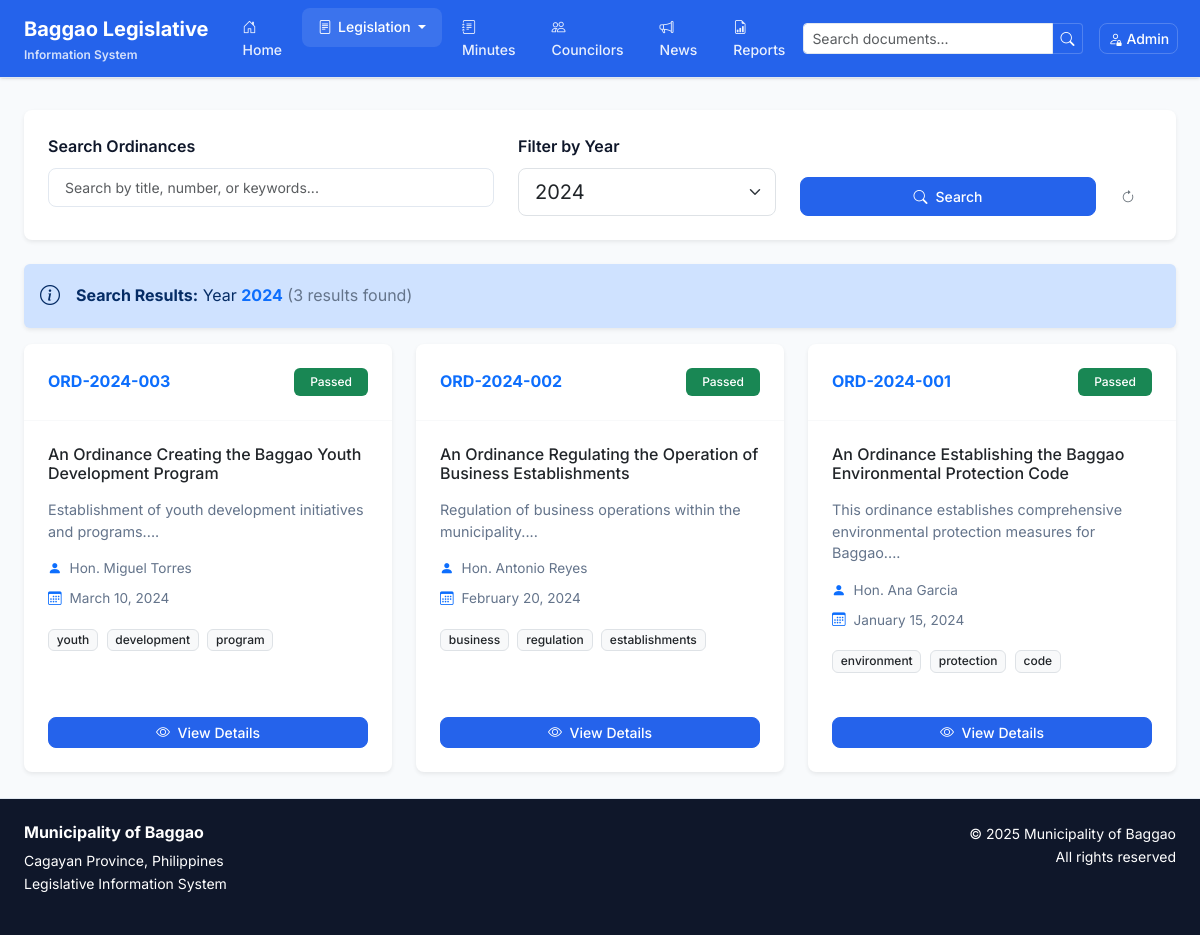
/ordinances?year=2024, run on the app's committed database.
### tables this page shows
CREATE TABLE `ordinances` (
  `id` int(11) NOT NULL,
  `ordinance_number` varchar(50) NOT NULL,
  `title` text NOT NULL,
  `author_id` int(11) NOT NULL,
  `date_passed` date NOT NULL,
  `status` enum('passed','pending','rejected') DEFAULT 'pending',
  `file_path` varchar(255) DEFAULT NULL,
  `summary` text DEFAULT NULL,
  `keywords` varchar(255) DEFAULT NULL,
  `created_at` timestamp NOT NULL DEFAULT current_timestamp(),
  `updated_at` timestamp NOT NULL DEFAULT current_timestamp() ON UPDATE current_timestamp()
);

CREATE TABLE `councilors` (
  `id` int(11) NOT NULL,
  `name` varchar(100) NOT NULL,
  `photo` varchar(255) DEFAULT NULL,
  `position` varchar(50) NOT NULL,
  `term_start` year(4) NOT NULL,
  `term_end` year(4) NOT NULL,
  `committees` text DEFAULT NULL,
  `contact_info` text DEFAULT NULL,
  `status` enum('active','inactive') DEFAULT 'active',
  `created_at` timestamp NOT NULL DEFAULT current_timestamp(),
  `updated_at` timestamp NOT NULL DEFAULT current_timestamp() ON UPDATE current_timestamp()
);

### core/Controller.php (called while the page is built, shortened)
<?php
class Controller {
    protected function loadView($view, $data = []) {
        extract($data);
        include "views/{$view}.php";
        include "views/layout.php";
    }
}
?>

### controllers/OrdinanceController.php (called while the page is built, shortened)
<?php
class OrdinanceController extends Controller {
    public function index() {
        $ordinanceModel = new Ordinance();
        $search = $_GET['search'] ?? '';
        $year = $_GET['year'] ?? '';
        if (!empty($search)) {
            $ordinances = $ordinanceModel->searchWithAuthor($search);
        } elseif (!empty($year)) {
            $ordinances = $ordinanceModel->getByYear($year);
        } else {
            $ordinances = $ordinanceModel->getWithAuthor();
        }
        $data = [
            'ordinances' => $ordinances,
            'years' => $ordinanceModel->getYears(),
            'current_search' => $search,
            'current_year' => $year,
            'current_page' => 'ordinances'
        ];
        $this->loadView('ordinances/index', $data);
    }
}
?>

### index.php (called while the page is built, shortened)
<?php
require_once 'config/database.php';
spl_autoload_register(function ($class_name) {
    $directories = [
        'models/',
        'controllers/',
        'core/'
    ];
    foreach ($directories as $directory) {
        $file = $directory . $class_name . '.php';
        if (file_exists($file)) {
            return;
        }
    }
});
$request = $_GET['page'] ?? 'home';
$action = $_GET['action'] ?? 'index';
$id = $_GET['id'] ?? null;
$routes = [
    'home' => 'HomeController',
    'ordinances' => 'OrdinanceController',
    'resolutions' => 'ResolutionController',
    'minutes' => 'MinuteController',
    'councilors' => 'CouncilorController',
    'publications' => 'PublicationController',
    'reports' => 'ReportController',
    'admin' => 'AdminController',
    'auth' => 'AuthController'
];
if (isset($routes[$request])) {
    $controller = new $controller_name();
    if (method_exists($controller, $action)) {
        $controller->$action($id);
    } else {
        $controller->index();
    }
} else {
    include 'views/404.php';
}
?>

### core/Model.php (called while the page is built, shortened)
<?php
class Model {
    public function __construct() {
        $database = new Database();
        $this->db = $database->getConnection();
    }
}
?>

### config/database.php (called while the page is built, shortened)
<?php
class Database {
    private $host = DB_HOST;
    private $db_name = DB_NAME;
    private $username = DB_USER;
    private $password = DB_PASS;
    private $conn = null;
    public function getConnection() {
        if ($this->conn === null) {
            try {
                $this->conn = new PDO(
                    "mysql:host=" . $this->host . ";dbname=" . $this->db_name,
                    $this->username,
                    $this->password,
                    array(
                        PDO::ATTR_ERRMODE => PDO::ERRMODE_EXCEPTION,
                        PDO::ATTR_DEFAULT_FETCH_MODE => PDO::FETCH_ASSOC,
                        PDO::MYSQL_ATTR_INIT_COMMAND => "SET NAMES utf8"
                    )
                );
            } catch(PDOException $exception) {
                echo "Connection error: " . $exception->getMessage();
                die();
            }
        }
        return $this->conn;
    }
}
?>

### models/Ordinance.php (called while the page is built, shortened)
<?php
class Ordinance extends Model {
    public function getByYear($year) {
        $sql = "SELECT o.*, c.name as author_name
                FROM ordinances o
                LEFT JOIN councilors c ON o.author_id = c.id
                WHERE YEAR(o.date_passed) = ?
                ORDER BY o.date_passed DESC";
        $stmt = $this->db->prepare($sql);
        $stmt->execute([$year]);
        return $stmt->fetchAll();
    }
}
?>

### views/ordinances/index.php (the view, shortened to what this page needs)
<div class="card border-0 shadow-sm mb-4">
    <div class="card-body p-4">
        <form method="GET" action="<?= BASE_URL ?>ordinances" class="row g-4">
            <div class="col-md-5">
                <label for="search" class="form-label fw-semibold">Search Ordinances</label>
                <input type="text" class="form-control form-control-lg" id="search" name="search"
                       placeholder="Search by title, number, or keywords..."
                       value="<?= htmlspecialchars($current_search) ?>">
            </div>
            <div class="col-md-3">
                <label for="year" class="form-label fw-semibold">Filter by Year</label>
                <select class="form-select form-select-lg" id="year" name="year">
                    <?php foreach ($years as $year): ?>
                        <option value="<?= $year ?>" <?= $current_year == $year ? 'selected' : '' ?>>
                            <?= $year ?>
                        </option>
                    <?php endforeach; ?>
                </select>
            </div>
            <div class="col-md-4 d-flex align-items-end gap-2">
                <button type="submit" class="btn btn-primary btn-lg flex-grow-1">
                    <i class="bi bi-search me-2"></i>Search
                </button>
                <a href="<?= BASE_URL ?>ordinances" class="btn btn-outline-secondary btn-lg">
                    <i class="bi bi-arrow-clockwise"></i>
                </a>
            </div>
        </form>
    </div>
</div>
<?php if (!empty($current_search) || !empty($current_year)): ?>
    <div class="alert alert-primary border-0 shadow-sm d-flex align-items-center">
        <i class="bi bi-info-circle me-3 fs-5"></i>
        <div>
            <strong>Search Results:</strong>
            <?php if (!empty($current_year)): ?>
                <?= !empty($current_search) ? ' in ' : '' ?>Year <strong class="text-primary"><?= $current_year ?></strong>
            <?php endif; ?>
            <span class="text-muted">(<?= count($ordinances) ?> results found)</span>
        </div>
    </div>
<?php endif; ?>
<?php if (!empty($ordinances)): ?>
    <div class="row g-4">
        <?php foreach ($ordinances as $ordinance): ?>
            <div class="col-md-6 col-lg-4">
                <div class="card h-100 border-0 shadow-sm hover-shadow">
                    <div class="card-header bg-transparent border-bottom border-light d-flex justify-content-between align-items-center p-4">
                        <h6 class="mb-0 text-primary fw-bold">
                            <?= htmlspecialchars($ordinance['ordinance_number']) ?>
                        </h6>
                        <span class="badge bg-<?= $ordinance['status'] === 'passed' ? 'success' : ($ordinance['status'] === 'pending' ? 'warning' : 'danger') ?> px-3 py-2">
                            <?= ucfirst($ordinance['status']) ?>
                        </span>
                    </div>
                    <div class="card-body p-4">
                        <h6 class="card-title mb-3">
                            <a href="<?= BASE_URL ?>ordinances/view/<?= $ordinance['id'] ?>" class="text-decoration-none text-dark hover-text-primary">
                                <?= htmlspecialchars($ordinance['title']) ?>
                            </a>
                        </h6>
                        <?php if (!empty($ordinance['summary'])): ?>
                            <p class="card-text text-muted mb-3" style="font-size: 0.9rem; line-height: 1.5;">
                                <?= htmlspecialchars(substr($ordinance['summary'], 0, 120)) ?>...
                            </p>
                        <?php endif; ?>
                        <div class="d-flex flex-column gap-2 text-muted mb-3" style="font-size: 0.85rem;">
                            <div class="d-flex align-items-center">
                                <i class="bi bi-person-fill me-2 text-primary"></i>
                                <span><?= htmlspecialchars($ordinance['author_name']) ?></span>
                            </div>
                            <div class="d-flex align-items-center">
                                <i class="bi bi-calendar3 me-2 text-primary"></i>
                                <span><?= date('F d, Y', strtotime($ordinance['date_passed'])) ?></span>
                            </div>
                        </div>
                        <?php if (!empty($ordinance['keywords'])): ?>
                            <div class="mb-3">
                                <?php
                                $keywords = explode(',', $ordinance['keywords']);
                                $displayed_keywords = array_slice($keywords, 0, 3);
                                foreach ($displayed_keywords as $keyword):
                                ?>
                                    <span class="badge bg-light text-dark border me-1 mb-1"><?= htmlspecialchars(trim($keyword)) ?></span>
                                <?php endforeach; ?>
                            </div>
                        <?php endif; ?>
                    </div>
                    <div class="card-footer bg-transparent border-top-0 p-4 pt-0">
                        <div class="d-flex gap-2">
                            <a href="<?= BASE_URL ?>ordinances/view/<?= $ordinance['id'] ?>" class="btn btn-primary btn-sm flex-grow-1">
                                <i class="bi bi-eye me-1"></i> View Details
                            </a>
                        </div>
                    </div>
                </div>
            </div>
        <?php endforeach; ?>
    </div>
<?php endif; ?>

### views/layout.php (style rules this page uses)
:root { --primary: #2563eb; --primary-foreground: #ffffff; --secondary: #f1f5f9; --secondary-foreground: #0f172a; --muted: #f8fafc; --muted-foreground: #64748b; --accent: #f1f5f9; --accent-foreground: #0f172a; --destructive: #ef4444; --destructive-foreground: #ffffff; --border: #e2e8f0; --input: #e2e8f0; --ring: #2563eb; --background: #ffffff; --foreground: #0f172a; --card: #ffffff; --card-foreground: #0f172a; --popover: #ffffff; --popover-foreground: #0f172a; --radius: 0.5rem; }
* { border-color: var(--border); }
body { font-family: 'Inter', -apple-system, BlinkMacSystemFont, sans-serif; background-color: var(--background); color: var(--foreground); line-height: 1.6; }
.form-control { border: 1px solid var(--input); border-radius: var(--radius); background-color: var(--background); font-size: 0.875rem; transition: border-color 0.2s ease, box-shadow 0.2s ease; }
.btn { border-radius: var(--radius); font-weight: 500; font-size: 0.875rem; transition: all 0.2s ease; border: 1px solid transparent; }
.btn-primary { background-color: var(--primary); color: var(--primary-foreground); border-color: var(--primary); }
.card { background-color: var(--card); color: var(--card-foreground); border: 1px solid var(--border); border-radius: var(--radius); box-shadow: 0 1px 3px 0 rgb(0 0 0 / 0.1), 0 1px 2px -1px rgb(0 0 0 / 0.1); transition: all 0.2s ease; }
.card-header { background-color: var(--muted); border-bottom: 1px solid var(--border); font-weight: 600; font-size: 0.875rem; }
.text-muted { color: var(--muted-foreground) !important; }
.badge { font-size: 0.75rem; font-weight: 500; border-radius: calc(var(--radius) - 2px); }
.card { transition: all 0.2s cubic-bezier(0.4, 0, 0.2, 1); }
.btn { transition: all 0.2s cubic-bezier(0.4, 0, 0.2, 1); }

### data on the page
ordinances: ordinance_number "ORD-2024-003", status "Passed", title "An Ordinance Creating the Baggao Youth Development Program", summary "Establishment of youth development initiatives and programs.", author.name "Hon. Miguel Torres", date_passed "March 10, 2024", keywords "youth", keywords "development", keywords "program"
ordinances: ordinance_number "ORD-2024-002", status "Passed", title "An Ordinance Regulating the Operation of Business Establishments", summary "Regulation of business operations within the municipality.", author.name "Hon. Antonio Reyes", date_passed "February 20, 2024", keywords "business", keywords "regulation", keywords "establishments"
ordinances: ordinance_number "ORD-2024-001", status "Passed", title "An Ordinance Establishing the Baggao Environmental Protection Code", summary "This ordinance establishes comprehensive environmental protection measures for Baggao.", author.name "Hon. Ana Garcia", date_passed "January 15, 2024", keywords "environment", keywords "protection", keywords "code"

### other printed values
$current_year "2024"
count($ordinances) "3"
form field year "2024"
